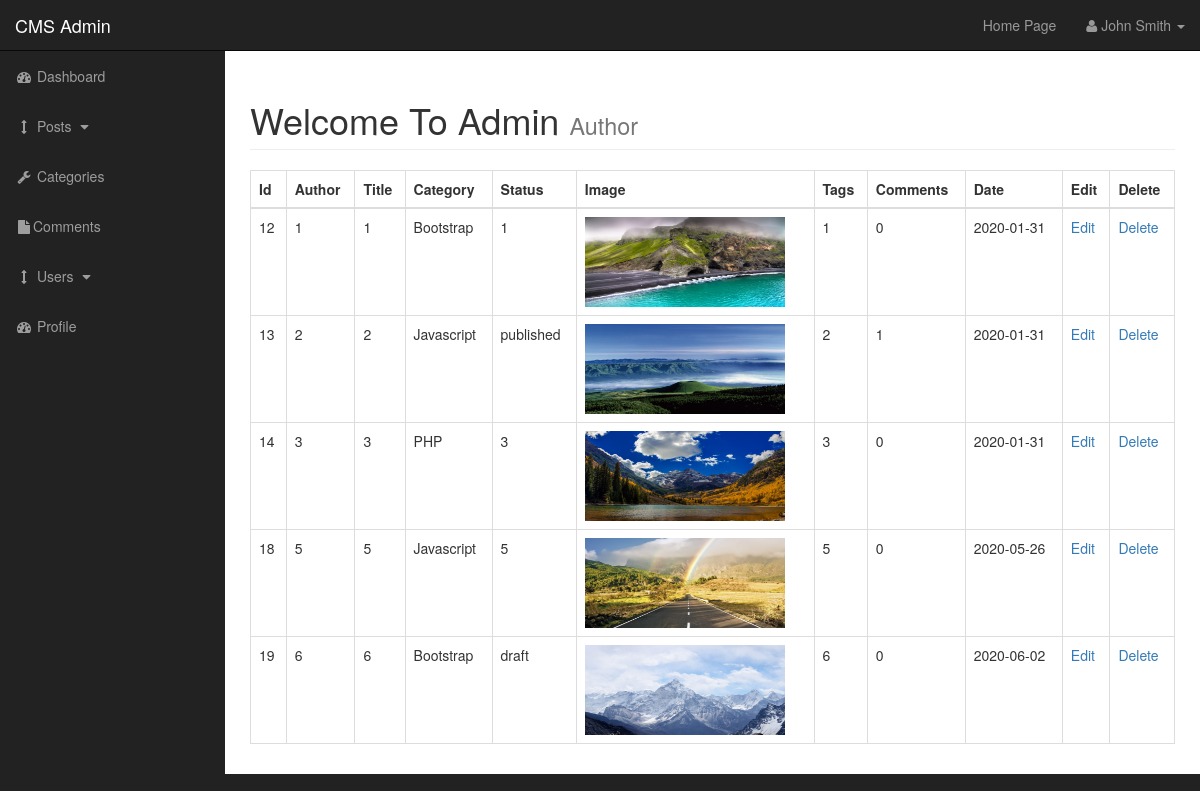
Screenshot of /admin/posts.php (signed in) with the database file from the repository.
### tables this page shows
CREATE TABLE `posts` (
  `post_id` int(3) NOT NULL,
  `post_category_id` int(3) NOT NULL,
  `post_title` varchar(255) NOT NULL,
  `post_author` varchar(255) NOT NULL,
  `post_date` date NOT NULL,
  `post_image` text NOT NULL,
  `post_content` text NOT NULL,
  `post_tags` varchar(255) NOT NULL,
  `post_comment_count` int(11) NOT NULL,
  `post_status` varchar(255) NOT NULL DEFAULT 'draft'
);

CREATE TABLE `categories` (
  `cat_id` int(3) NOT NULL,
  `cat_title` varchar(255) NOT NULL
);

### admin/includes/view_all_posts.php (the view, shortened to what this page needs)
<table class="table table-bordered table-hover">
    <thead>
    <tr>
        <th>Id</th>
        <th>Author</th>
        <th>Title</th>
        <th>Category</th>
        <th>Status</th>
        <th>Image</th>
        <th>Tags</th>
        <th>Comments</th>
        <th>Date</th>
        <th>Edit</th>
        <th>Delete</th>
    </tr>
    </thead>
    <tbody>
    <?php
    $query = "SELECT * FROM posts" ;
    $select_post = mysqli_query($connection,$query);
    while($row = mysqli_fetch_assoc($select_post)){
        $post_id = $row['post_id'];
        $post_author = $row['post_author'];
        $post_title = $row['post_title'];
        $post_category_id = $row['post_category_id'];
        $post_status = $row['post_status'];
        $post_image = $row['post_image'];
        $post_tags = $row['post_tags'];
        $post_comment_count = $row['post_comment_count'];
        $post_date = $row['post_date'];
    echo "<tr>";
    echo "<td>$post_id</td>";
    echo "<td>$post_author</td>";
    echo "<td>$post_title</td>";
    $query = "SELECT * FROM categories WHERE cat_id = $post_category_id ";
            $select_categories_id = mysqli_query($connection, $query);
            while ($row = mysqli_fetch_assoc($select_categories_id)) {
                $cat_title = $row['cat_title'];
                echo "<td>$cat_title</td>";
}
    echo "<td>$post_status</td>";
    echo "<td><img width='200' height='90' src='../images/$post_image'></td>";
    echo "<td>$post_tags</td>";
    echo "<td>$post_comment_count</td>";
    echo "<td>$post_date</td>";
    echo "<td><a href='posts.php?source=edit_post&p_id={$post_id}'>Edit</a></td>";
    echo "<td><a href='posts.php?delete={$post_id}'>Delete</a></td>";
    echo "</tr>";
    }
    ?>
    </tbody>
</table>

### admin/includes/admin_header.php (shortened to what this page needs)
<!DOCTYPE html>
<html lang="en">
<head>
    <link href="css/bootstrap.min.css" rel="stylesheet">
    <link href="css/sb-admin.css" rel="stylesheet">
    <link href="font-awesome/css/font-awesome.min.css" rel="stylesheet" type="text/css">
</head>
<body>

### admin/posts.php (shortened to what this page needs)
<?php include "includes/admin_header.php"?>
<div id="wrapper">
    <?php include "includes/admin_navigation.php"?>
    <div id="page-wrapper">
        <div class="container-fluid">
            <div class="row">
                <div class="col-lg-12">
                    <h1 class="page-header">
                        Welcome To Admin
                        <small>Author</small>
                    </h1>
                    <?php
                        if (isset($_GET['source'])){
                            $source = $_GET['source'];
                        } else {
                            $source = '';
                        }
                        switch($source) {
                            default:
                                include "includes/view_all_posts.php";
                        }
                    ?>
                </div>
            </div>
        </div>
    </div>
    <?php include "includes/admin_footer.php"?>

### admin/includes/admin_navigation.php (shortened to what this page needs)
<nav class="navbar navbar-inverse navbar-fixed-top" role="navigation">
    <div class="navbar-header">
        <a class="navbar-brand" href="index.php">CMS Admin</a>
    </div>
    <ul class="nav navbar-right top-nav">
        <li><a href="../index.php">Home Page</a></li>
        <li class="dropdown">
            <a href="#" class="dropdown-toggle" data-toggle="dropdown"><i class="fa fa-user"></i> John Smith <b class="caret"></b></a>
        </li>
    </ul>
    <div class="collapse navbar-collapse navbar-ex1-collapse">
        <ul class="nav navbar-nav side-nav">
            <li>
                <a href="index.php"><i class="fa fa-fw fa-dashboard"></i> Dashboard</a>
            </li>
            <li>
                <a href="javascript:;" data-toggle="collapse" data-target="#posts_dropdown"><i class="fa fa-fw fa-arrows-v"></i> Posts <i class="fa fa-fw fa-caret-down"></i></a>
            </li>
            <li>
                <a href="./categories.php"><i class="fa fa-fw fa-wrench"></i> Categories </a>
            </li>
            <li>
                <a href="./comments.php"><i class="fa fa-fw fa-file"></i>Comments </a>
            </li>
            <li>
                <a href="javascript:" data-toggle="collapse" data-target="#demo"><i class="fa fa-fw fa-arrows-v"></i> Users <i class="fa fa-fw fa-caret-down"></i></a>
            </li>
            <li>
                <a href="profile.php"><i class="fa fa-fw fa-dashboard"></i> Profile</a>
            </li>
        </ul>
    </div>
</nav>

### admin/includes/admin_footer.php (shortened to what this page needs)
</div>
</body>
</html>

### admin/css/sb-admin.css (style rules this page uses)
body { margin-top: 100px; background-color: #222; }
@media (min-width:768px) { body { margin-top: 50px; } }
#wrapper { padding-left: 0; }
#page-wrapper { width: 100%; padding: 0; background-color: #fff; }
@media (min-width:768px) { #wrapper { padding-left: 225px; } }
@media (min-width:768px) { #page-wrapper { padding: 10px; } }
.top-nav { padding: 0 15px; }
.top-nav>li { display: inline-block; float: left; }
.top-nav>li>a { padding-top: 15px; padding-bottom: 15px; line-height: 20px; color: #999; }
@media (min-width:768px) { .side-nav { position: fixed; top: 51px; left: 225px; width: 225px; margin-left: -225px; border: none; border-radius: 0; overflow-y: auto; background-color: #222; } }
@media (min-width:768px) { .side-nav>li>a { width: 225px; } }

### rows the page displays
posts: post_id "12", post_author "1", post_title "1", post_status "1", post_image (picture), post_tags "1", post_comment_count "0", post_date "2020-01-31"
categories: cat_title "Bootstrap"
posts: post_id "13", post_author "2", post_title "2", post_status "published", post_image (picture), post_tags "2", post_comment_count "1", post_date "2020-01-31"
categories: cat_title "Javascript"
posts: post_id "14", post_author "3", post_title "3", post_status "3", post_image (picture), post_tags "3", post_comment_count "0", post_date "2020-01-31"
categories: cat_title "PHP"
posts: post_id "18", post_author "5", post_title "5", post_status "5", post_image (picture), post_tags "5", post_comment_count "0", post_date "2020-05-26"
posts: post_id "19", post_author "6", post_title "6", post_status "draft", post_image (picture), post_tags "6", post_comment_count "0", post_date "2020-06-02"
